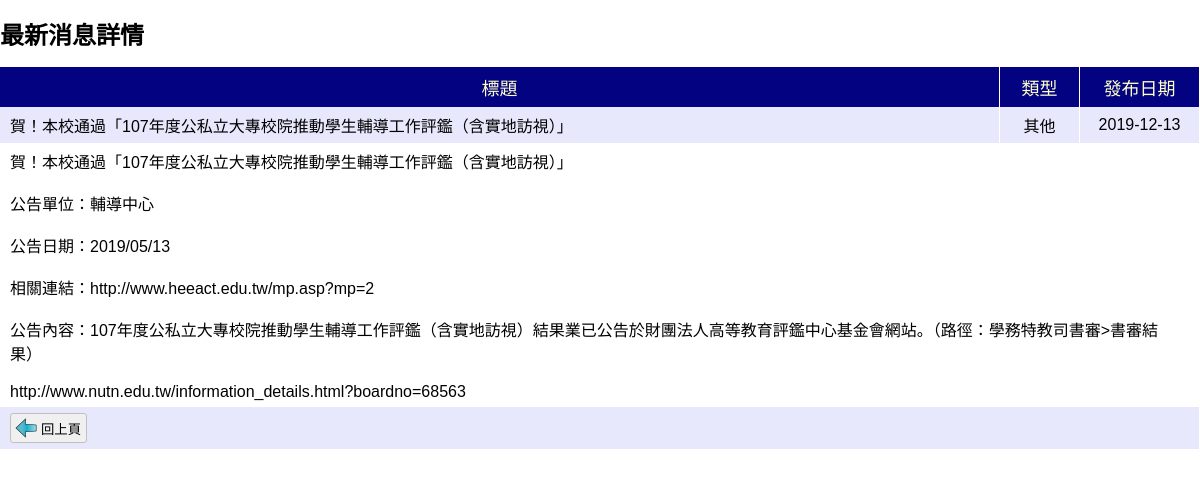
Screenshot of /bulletinBoard/detail.php?id=67 with the database file from the repository.
### tables this page shows
CREATE TABLE `bulletin` (
  `id` int(11) NOT NULL,
  `title` text NOT NULL,
  `content` text NOT NULL,
  `type` int(11) NOT NULL,
  `datetime` datetime NOT NULL
);

### bulletinBoard/php/database.php (called while the page is built, shortened)
<?php
    function mysqlQuery($sqlSyntax)
    {
        $dbCon = mysqli_connect('localhost', 'username', 'password', 'bulletinBoard');
        mysqli_query($dbCon, 'SET NAMES UTF8;');
        $dbRetrieve = mysqli_query($dbCon, $sqlSyntax);
        return $dbRetrieve;
    }

### bulletinBoard/php/bulletin.php (called while the page is built, shortened)
<?php
    class BulletinType
    {
        static public function numberToName($number)
        {
            switch((int)$number)
            {
                case 5:
                    return '其他';
            }
        }
    }

### bulletinBoard/detail.php (the view, shortened to what this page needs)
<?php require_once('php/database.php'); ?>
<?php require_once('php/bulletin.php'); ?>
<?php require_once('php/string.php'); ?>
<!DOCTYPE html>
<html>
    <head>
        <link rel="stylesheet" href="css/common.css" />
        <link rel="stylesheet" href="css/form.css" />
        <link rel="stylesheet" href="css/bulletin.css" />
    </head>
    <body>
        <header>
            <h1>最新消息詳情</h1>
        </header>
        <section>
            <table class="bulletin_table bulletin_table_zebraTexture">
                <thead>
                    <tr>
                        <th>標題</th>
                        <th class="bulletin_column_type">類型</th>
                        <th class="bulletin_column_datetime">發布日期</th>
                    </tr>
                </thead>
                <tbody>
                    <?php
                        $dbRetrieve = mysqlQuery('SELECT * FROM `bulletin` WHERE `id`='.$_GET['id'].' LIMIT 1;');
                        if(mysqli_num_rows($dbRetrieve) == 0)
                        {
                            echo
                            '
                            <tr>
                                <td colspan="3">該公告不存在喔！</td>
                            </tr>
                            '."\n";
                        }
                        else
                        {
                            $dbExtract = mysqli_fetch_assoc($dbRetrieve);
                            echo
                            '
                            <tr></tr>
                            <tr>
                                <td>'.toHtml($dbExtract['title']).'</td>
                                <td class="bulletin_column_type">'.BulletinType::numberToName($dbExtract['type']).'</td>
                                <td class="bulletin_column_datetime">'.explode(' ', $dbExtract['datetime'])[0].'</td>
                            </tr>
                            '."\n";
                            if(strlen($dbExtract['content']) <= 1)
                            {
                                mysqlQuery('DELETE FROM `bulletin` WHERE `id`='.$_GET['id'].';');
                                header('Location: index.php');
                                exit(0);
                            }
                            else
                            {
                                $ident = substr($dbExtract['content'], 0, 1);
                                $realContent = substr($dbExtract['content'], 1);
                                if($ident == '1')
                                {
                                    header('Location: '.addslashes($realContent));
                                    exit(0);
                                }
                                else
                                {
                                    echo '
                                    <tr>
                                        <td colspan="3">'.markAnchor(toHtml($realContent)).'</td>
                                    </tr>
                                    '."\n";
                                }
                                echo '
                                <tr>
                                    <td class="" colspan="3">
                                '."\n";
                                        echo '
                                            <input class="input_button input_button_withIcon" type="button" value="回上頁" onClick="window.location=\'index.php\';" style="background-image:url(\'image/icon_goBack.png\');" />
                                        '."\n";
                                echo '
                                    </td>
                                </tr>
                                '."\n";
                            }
                        }
                    ?>
                </tbody>
            </table>
        </section>
    </body>
</html>

### bulletinBoard/php/string.php (shortened to what this page needs)
<?php
    function toHtml($str)
    {
        $str = str_replace(' ', '&nbsp;', $str);
        $str = str_replace("\r\n", '<br />', $str);
        $str = str_replace("\n", '<br />', $str);
        $str = str_replace('"', '&quot;', $str);
        $str = str_replace('\'', '&apos;', $str);
        return $str;
    }
    function markAnchor($str)
    {
        $urlEndChars = array(' ', "\n", "\r", '&nbsp;', '<br />');
        for($i=0, $len=strlen($str); $i<$len; ++$i)
        {
            $endFlag = indexOf($str, $urlEndChars, $i);
            if($endFlag == -1)
                $endFlag = $len;
            $substr = substr($str, $i, $endFlag-$i);
            $matchResult = preg_match('/^https{0,1}:\/\/[.\/0-9a-zA-Z_=?&-]+$/', $substr);
            if($matchResult === 1)
            {
                $url = substr($str, $i, $endFlag-$i);
                $markedStr = $markedStr . '<a href="'.$url.'" target="_blank">'.$url.'</a>';
                $markedStr = $markedStr.' ';
                $i = $endFlag - 1;
            }
            else
                $markedStr = $markedStr . $str{$i};
        }
        return $markedStr;
    }
    function indexOf($str, $target, $offset)
    {
        for($i=$offset, $len=strlen($str); $i<$len; ++$i)
        {
            for($j=0, $arrlen=count($target); $j<$arrlen; ++$j)
            {
                if(substr($str, $i, strlen($target[$j])) == $target[$j])
                    return $i;
            }
        }
        return -1;
    }

### bulletinBoard/css/common.css (style rules this page uses)
* { box-sizing: border-box; }
body { margin: 0px; width: 100vw; }
header h1 { font-family: 'Times New Roman'; font-size: 24px; }
section { margin-bottom: 20px; }
a:link, a:visited { color: black; text-decoration: none; }

### bulletinBoard/css/form.css (style rules this page uses)
.input_button { padding: 3px 5px; height: 30px; background-color: #f0f0f0; border: 1px solid silver; border-radius: 3px; }
.input_button_withIcon { padding-left: 30px; background-repeat: no-repeat; background-position: left center; background-size: 30px 30px; }

### bulletinBoard/css/bulletin.css (style rules this page uses)
.bulletin_table { border-collapse: collapse; }
.bulletin_table th { padding: 7px 20px; border-right: 1px solid #ffffff; color: #fffec9; background-color: #030382; font-family: 'Times New Roman'; font-size: 18px; font-weight: normal; }
.bulletin_table td { padding: 6px 10px; border-right: 1px solid #ffffff; font-family: 微軟正黑體, Arial; font-size: 16px; }
.bulletin_table_zebraTexture tr:nth-child(even) td { background-color: #e8e8fd; }
.bulletin_column_type { width: 80px; min-width: 80px; max-width: 80px; text-align: center; }
.bulletin_column_datetime { width: 120px; min-width: 120px; max-width: 120px; text-align: center; }

### rows the page displays
bulletin: title "賀！本校通過「107年度公私立大專校院推動學生輔導工作評鑑（含實地訪視）」 賀！本校通過「107年度公私立大專校院推動學生輔導工作評鑑（含實地訪視）」 公告單位：輔導中心 公告日期：2019/05/13 相關連結：http://www.heeact.edu.tw/mp.asp?mp=2 公告內容：107年度公私立大專校院推動學生輔導工作評鑑（含實地訪視）結果業已公告於財團法人高等教育評鑑中心基金會網站。（路徑：學務特教司書審>書審結果）", type "其他", datetime "2019-12-13"

### other values shown
$url "http://www.nutn.edu.tw/information_details.html?boardno=68563"
